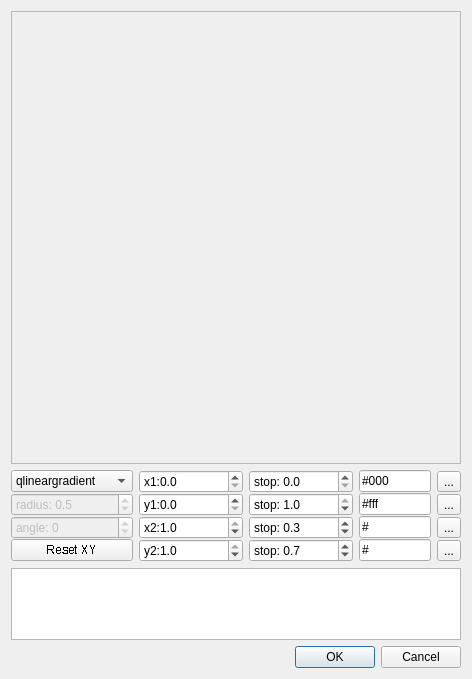
<?xml version="1.0" encoding="UTF-8"?>
<ui version="4.0">
 <class>GradientDialog</class>
 <widget class="QDialog" name="GradientDialog">
  <property name="geometry">
   <rect>
    <x>0</x>
    <y>0</y>
    <width>468</width>
    <height>679</height>
   </rect>
  </property>
  <property name="windowTitle">
   <string>Gradient Dialog</string>
  </property>
  <layout class="QVBoxLayout" name="verticalLayout">
   <item>
    <widget class="QFrame" name="frame">
     <property name="sizePolicy">
      <sizepolicy hsizetype="Expanding" vsizetype="Expanding">
       <horstretch>0</horstretch>
       <verstretch>0</verstretch>
      </sizepolicy>
     </property>
     <property name="minimumSize">
      <size>
       <width>450</width>
       <height>50</height>
      </size>
     </property>
     <property name="frameShape">
      <enum>QFrame::StyledPanel</enum>
     </property>
     <property name="frameShadow">
      <enum>QFrame::Raised</enum>
     </property>
    </widget>
   </item>
   <item>
    <layout class="QGridLayout" name="gridLayout">
     <property name="verticalSpacing">
      <number>0</number>
     </property>
     <item row="0" column="0">
      <widget class="QComboBox" name="comboGrad">
       <property name="currentText">
        <string notr="true">qlineargradient</string>
       </property>
       <item>
        <property name="text">
         <string notr="true">qlineargradient</string>
        </property>
       </item>
       <item>
        <property name="text">
         <string notr="true">qradialgradient</string>
        </property>
       </item>
       <item>
        <property name="text">
         <string notr="true">qconicalgradient</string>
        </property>
       </item>
      </widget>
     </item>
     <item row="0" column="1">
      <widget class="QDoubleSpinBox" name="dSpinX1">
       <property name="specialValueText">
        <string notr="true"/>
       </property>
       <property name="prefix">
        <string notr="true">x1:</string>
       </property>
       <property name="decimals">
        <number>1</number>
       </property>
       <property name="minimum">
        <double>0.000000000000000</double>
       </property>
       <property name="maximum">
        <double>1.000000000000000</double>
       </property>
       <property name="singleStep">
        <double>0.100000000000000</double>
       </property>
      </widget>
     </item>
     <item row="0" column="2">
      <widget class="QDoubleSpinBox" name="dSpinStop0">
       <property name="specialValueText">
        <string notr="true"/>
       </property>
       <property name="prefix">
        <string notr="true">stop: </string>
       </property>
       <property name="decimals">
        <number>1</number>
       </property>
       <property name="minimum">
        <double>0.000000000000000</double>
       </property>
       <property name="maximum">
        <double>1.000000000000000</double>
       </property>
       <property name="singleStep">
        <double>0.100000000000000</double>
       </property>
      </widget>
     </item>
     <item row="0" column="3">
      <widget class="QLineEdit" name="colorEdit0">
       <property name="maximumSize">
        <size>
         <width>72</width>
         <height>16777215</height>
        </size>
       </property>
       <property name="inputMask">
        <string notr="true">\#HHHHHH</string>
       </property>
       <property name="text">
        <string notr="true">#000</string>
       </property>
       <property name="placeholderText">
        <string notr="true"/>
       </property>
      </widget>
     </item>
     <item row="0" column="4">
      <widget class="QToolButton" name="btnColor0">
       <property name="maximumSize">
        <size>
         <width>16777215</width>
         <height>16777215</height>
        </size>
       </property>
       <property name="text">
        <string notr="true">...</string>
       </property>
      </widget>
     </item>
     <item row="1" column="0">
      <widget class="QDoubleSpinBox" name="radiusSpinBox">
       <property name="enabled">
        <bool>false</bool>
       </property>
       <property name="prefix">
        <string notr="true">radius: </string>
       </property>
       <property name="decimals">
        <number>1</number>
       </property>
       <property name="minimum">
        <double>0.100000000000000</double>
       </property>
       <property name="maximum">
        <double>2.000000000000000</double>
       </property>
       <property name="singleStep">
        <double>0.100000000000000</double>
       </property>
       <property name="value">
        <double>0.500000000000000</double>
       </property>
      </widget>
     </item>
     <item row="1" column="1">
      <widget class="QDoubleSpinBox" name="dSpinY1">
       <property name="specialValueText">
        <string notr="true"/>
       </property>
       <property name="prefix">
        <string notr="true">y1:</string>
       </property>
       <property name="decimals">
        <number>1</number>
       </property>
       <property name="minimum">
        <double>0.000000000000000</double>
       </property>
       <property name="maximum">
        <double>1.000000000000000</double>
       </property>
       <property name="singleStep">
        <double>0.100000000000000</double>
       </property>
      </widget>
     </item>
     <item row="1" column="2">
      <widget class="QDoubleSpinBox" name="dSpinStop1">
       <property name="specialValueText">
        <string notr="true"/>
       </property>
       <property name="prefix">
        <string notr="true">stop: </string>
       </property>
       <property name="decimals">
        <number>1</number>
       </property>
       <property name="minimum">
        <double>0.000000000000000</double>
       </property>
       <property name="maximum">
        <double>1.000000000000000</double>
       </property>
       <property name="singleStep">
        <double>0.100000000000000</double>
       </property>
       <property name="value">
        <double>1.000000000000000</double>
       </property>
      </widget>
     </item>
     <item row="1" column="3">
      <widget class="QLineEdit" name="colorEdit1">
       <property name="maximumSize">
        <size>
         <width>72</width>
         <height>16777215</height>
        </size>
       </property>
       <property name="inputMask">
        <string notr="true">\#HHHHHH</string>
       </property>
       <property name="text">
        <string notr="true">#fff</string>
       </property>
       <property name="placeholderText">
        <string notr="true"/>
       </property>
      </widget>
     </item>
     <item row="1" column="4">
      <widget class="QToolButton" name="btnColor1">
       <property name="maximumSize">
        <size>
         <width>16777215</width>
         <height>16777215</height>
        </size>
       </property>
       <property name="text">
        <string notr="true">...</string>
       </property>
      </widget>
     </item>
     <item row="2" column="0">
      <widget class="QSpinBox" name="angleSpinBox">
       <property name="enabled">
        <bool>false</bool>
       </property>
       <property name="wrapping">
        <bool>true</bool>
       </property>
       <property name="suffix">
        <string/>
       </property>
       <property name="prefix">
        <string notr="true">angle: </string>
       </property>
       <property name="maximum">
        <number>359</number>
       </property>
      </widget>
     </item>
     <item row="2" column="1">
      <widget class="QDoubleSpinBox" name="dSpinX2">
       <property name="specialValueText">
        <string notr="true"/>
       </property>
       <property name="prefix">
        <string notr="true">x2:</string>
       </property>
       <property name="decimals">
        <number>1</number>
       </property>
       <property name="minimum">
        <double>0.000000000000000</double>
       </property>
       <property name="maximum">
        <double>1.000000000000000</double>
       </property>
       <property name="singleStep">
        <double>0.100000000000000</double>
       </property>
       <property name="value">
        <double>1.000000000000000</double>
       </property>
      </widget>
     </item>
     <item row="2" column="2">
      <widget class="QDoubleSpinBox" name="dSpinStop2">
       <property name="specialValueText">
        <string notr="true"/>
       </property>
       <property name="prefix">
        <string notr="true">stop: </string>
       </property>
       <property name="decimals">
        <number>1</number>
       </property>
       <property name="minimum">
        <double>0.000000000000000</double>
       </property>
       <property name="maximum">
        <double>1.000000000000000</double>
       </property>
       <property name="singleStep">
        <double>0.100000000000000</double>
       </property>
       <property name="value">
        <double>0.300000000000000</double>
       </property>
      </widget>
     </item>
     <item row="2" column="3">
      <widget class="QLineEdit" name="colorEdit2">
       <property name="maximumSize">
        <size>
         <width>72</width>
         <height>16777215</height>
        </size>
       </property>
       <property name="inputMask">
        <string notr="true">\#HHHHHH</string>
       </property>
       <property name="text">
        <string notr="true">#</string>
       </property>
       <property name="placeholderText">
        <string notr="true"/>
       </property>
      </widget>
     </item>
     <item row="2" column="4">
      <widget class="QToolButton" name="btnColor2">
       <property name="maximumSize">
        <size>
         <width>16777215</width>
         <height>16777215</height>
        </size>
       </property>
       <property name="text">
        <string notr="true">...</string>
       </property>
      </widget>
     </item>
     <item row="3" column="0">
      <widget class="QPushButton" name="btnReset">
       <property name="font">
        <font>
         <stylestrategy>NoAntialias</stylestrategy>
         <kerning>true</kerning>
        </font>
       </property>
       <property name="text">
        <string>Reset XY</string>
       </property>
      </widget>
     </item>
     <item row="3" column="1">
      <widget class="QDoubleSpinBox" name="dSpinY2">
       <property name="specialValueText">
        <string notr="true"/>
       </property>
       <property name="prefix">
        <string notr="true">y2:</string>
       </property>
       <property name="decimals">
        <number>1</number>
       </property>
       <property name="minimum">
        <double>0.000000000000000</double>
       </property>
       <property name="maximum">
        <double>1.000000000000000</double>
       </property>
       <property name="singleStep">
        <double>0.100000000000000</double>
       </property>
       <property name="value">
        <double>1.000000000000000</double>
       </property>
      </widget>
     </item>
     <item row="3" column="2">
      <widget class="QDoubleSpinBox" name="dSpinStop3">
       <property name="specialValueText">
        <string notr="true"/>
       </property>
       <property name="prefix">
        <string notr="true">stop: </string>
       </property>
       <property name="decimals">
        <number>1</number>
       </property>
       <property name="minimum">
        <double>0.000000000000000</double>
       </property>
       <property name="maximum">
        <double>1.000000000000000</double>
       </property>
       <property name="singleStep">
        <double>0.100000000000000</double>
       </property>
       <property name="value">
        <double>0.700000000000000</double>
       </property>
      </widget>
     </item>
     <item row="3" column="3">
      <widget class="QLineEdit" name="colorEdit3">
       <property name="maximumSize">
        <size>
         <width>72</width>
         <height>16777215</height>
        </size>
       </property>
       <property name="inputMask">
        <string notr="true">\#HHHHHH</string>
       </property>
       <property name="text">
        <string notr="true">#</string>
       </property>
       <property name="placeholderText">
        <string notr="true"/>
       </property>
      </widget>
     </item>
     <item row="3" column="4">
      <widget class="QToolButton" name="btnColor3">
       <property name="maximumSize">
        <size>
         <width>16777215</width>
         <height>16777215</height>
        </size>
       </property>
       <property name="text">
        <string notr="true">...</string>
       </property>
      </widget>
     </item>
    </layout>
   </item>
   <item>
    <widget class="QPlainTextEdit" name="gradientTextEdit">
     <property name="maximumSize">
      <size>
       <width>16777215</width>
       <height>72</height>
      </size>
     </property>
     <property name="font">
      <font>
       <family>Courier New</family>
      </font>
     </property>
    </widget>
   </item>
   <item>
    <widget class="QDialogButtonBox" name="buttonBox">
     <property name="standardButtons">
      <set>QDialogButtonBox::Cancel|QDialogButtonBox::Ok</set>
     </property>
    </widget>
   </item>
  </layout>
 </widget>
 <tabstops>
  <tabstop>comboGrad</tabstop>
  <tabstop>dSpinX1</tabstop>
  <tabstop>dSpinY1</tabstop>
  <tabstop>dSpinX2</tabstop>
  <tabstop>dSpinY2</tabstop>
  <tabstop>dSpinStop0</tabstop>
  <tabstop>dSpinStop1</tabstop>
  <tabstop>dSpinStop2</tabstop>
  <tabstop>dSpinStop3</tabstop>
  <tabstop>colorEdit0</tabstop>
  <tabstop>btnColor0</tabstop>
  <tabstop>colorEdit1</tabstop>
  <tabstop>btnColor1</tabstop>
  <tabstop>colorEdit2</tabstop>
  <tabstop>btnColor2</tabstop>
  <tabstop>colorEdit3</tabstop>
  <tabstop>btnColor3</tabstop>
  <tabstop>radiusSpinBox</tabstop>
  <tabstop>angleSpinBox</tabstop>
  <tabstop>btnReset</tabstop>
  <tabstop>gradientTextEdit</tabstop>
  <tabstop>buttonBox</tabstop>
 </tabstops>
 <resources/>
 <connections>
  <connection>
   <sender>comboGrad</sender>
   <signal>currentIndexChanged(int)</signal>
   <receiver>GradientDialog</receiver>
   <slot>changeGradType(int)</slot>
   <hints>
    <hint type="sourcelabel">
     <x>58</x>
     <y>488</y>
    </hint>
    <hint type="destinationlabel">
     <x>39</x>
     <y>65</y>
    </hint>
   </hints>
  </connection>
  <connection>
   <sender>radiusSpinBox</sender>
   <signal>valueChanged(double)</signal>
   <receiver>GradientDialog</receiver>
   <slot>createOutputCode()</slot>
   <hints>
    <hint type="sourcelabel">
     <x>99</x>
     <y>517</y>
    </hint>
    <hint type="destinationlabel">
     <x>66</x>
     <y>255</y>
    </hint>
   </hints>
  </connection>
  <connection>
   <sender>angleSpinBox</sender>
   <signal>valueChanged(int)</signal>
   <receiver>GradientDialog</receiver>
   <slot>createOutputCode()</slot>
   <hints>
    <hint type="sourcelabel">
     <x>129</x>
     <y>537</y>
    </hint>
    <hint type="destinationlabel">
     <x>121</x>
     <y>345</y>
    </hint>
   </hints>
  </connection>
  <connection>
   <sender>dSpinX1</sender>
   <signal>valueChanged(double)</signal>
   <receiver>GradientDialog</receiver>
   <slot>createOutputCode()</slot>
   <hints>
    <hint type="sourcelabel">
     <x>238</x>
     <y>494</y>
    </hint>
    <hint type="destinationlabel">
     <x>102</x>
     <y>255</y>
    </hint>
   </hints>
  </connection>
  <connection>
   <sender>dSpinY1</sender>
   <signal>valueChanged(double)</signal>
   <receiver>GradientDialog</receiver>
   <slot>createOutputCode()</slot>
   <hints>
    <hint type="sourcelabel">
     <x>238</x>
     <y>517</y>
    </hint>
    <hint type="destinationlabel">
     <x>180</x>
     <y>256</y>
    </hint>
   </hints>
  </connection>
  <connection>
   <sender>dSpinX2</sender>
   <signal>valueChanged(double)</signal>
   <receiver>GradientDialog</receiver>
   <slot>createOutputCode()</slot>
   <hints>
    <hint type="sourcelabel">
     <x>238</x>
     <y>540</y>
    </hint>
    <hint type="destinationlabel">
     <x>219</x>
     <y>361</y>
    </hint>
   </hints>
  </connection>
  <connection>
   <sender>dSpinY2</sender>
   <signal>valueChanged(double)</signal>
   <receiver>GradientDialog</receiver>
   <slot>createOutputCode()</slot>
   <hints>
    <hint type="sourcelabel">
     <x>210</x>
     <y>554</y>
    </hint>
    <hint type="destinationlabel">
     <x>214</x>
     <y>391</y>
    </hint>
   </hints>
  </connection>
  <connection>
   <sender>dSpinStop0</sender>
   <signal>valueChanged(double)</signal>
   <receiver>GradientDialog</receiver>
   <slot>createOutputCode()</slot>
   <hints>
    <hint type="sourcelabel">
     <x>345</x>
     <y>489</y>
    </hint>
    <hint type="destinationlabel">
     <x>281</x>
     <y>257</y>
    </hint>
   </hints>
  </connection>
  <connection>
   <sender>dSpinStop1</sender>
   <signal>valueChanged(double)</signal>
   <receiver>GradientDialog</receiver>
   <slot>createOutputCode()</slot>
   <hints>
    <hint type="sourcelabel">
     <x>345</x>
     <y>513</y>
    </hint>
    <hint type="destinationlabel">
     <x>314</x>
     <y>292</y>
    </hint>
   </hints>
  </connection>
  <connection>
   <sender>dSpinStop2</sender>
   <signal>valueChanged(double)</signal>
   <receiver>GradientDialog</receiver>
   <slot>createOutputCode()</slot>
   <hints>
    <hint type="sourcelabel">
     <x>345</x>
     <y>537</y>
    </hint>
    <hint type="destinationlabel">
     <x>330</x>
     <y>325</y>
    </hint>
   </hints>
  </connection>
  <connection>
   <sender>dSpinStop3</sender>
   <signal>valueChanged(double)</signal>
   <receiver>GradientDialog</receiver>
   <slot>createOutputCode()</slot>
   <hints>
    <hint type="sourcelabel">
     <x>345</x>
     <y>561</y>
    </hint>
    <hint type="destinationlabel">
     <x>250</x>
     <y>374</y>
    </hint>
   </hints>
  </connection>
  <connection>
   <sender>colorEdit0</sender>
   <signal>textChanged(QString)</signal>
   <receiver>GradientDialog</receiver>
   <slot>createOutputCode()</slot>
   <hints>
    <hint type="sourcelabel">
     <x>423</x>
     <y>488</y>
    </hint>
    <hint type="destinationlabel">
     <x>319</x>
     <y>255</y>
    </hint>
   </hints>
  </connection>
  <connection>
   <sender>colorEdit1</sender>
   <signal>textChanged(QString)</signal>
   <receiver>GradientDialog</receiver>
   <slot>createOutputCode()</slot>
   <hints>
    <hint type="sourcelabel">
     <x>423</x>
     <y>512</y>
    </hint>
    <hint type="destinationlabel">
     <x>435</x>
     <y>308</y>
    </hint>
   </hints>
  </connection>
  <connection>
   <sender>colorEdit2</sender>
   <signal>textChanged(QString)</signal>
   <receiver>GradientDialog</receiver>
   <slot>createOutputCode()</slot>
   <hints>
    <hint type="sourcelabel">
     <x>414</x>
     <y>518</y>
    </hint>
    <hint type="destinationlabel">
     <x>435</x>
     <y>344</y>
    </hint>
   </hints>
  </connection>
  <connection>
   <sender>colorEdit3</sender>
   <signal>textChanged(QString)</signal>
   <receiver>GradientDialog</receiver>
   <slot>createOutputCode()</slot>
   <hints>
    <hint type="sourcelabel">
     <x>397</x>
     <y>554</y>
    </hint>
    <hint type="destinationlabel">
     <x>407</x>
     <y>391</y>
    </hint>
   </hints>
  </connection>
  <connection>
   <sender>btnColor0</sender>
   <signal>clicked()</signal>
   <receiver>GradientDialog</receiver>
   <slot>setColor0()</slot>
   <hints>
    <hint type="sourcelabel">
     <x>457</x>
     <y>488</y>
    </hint>
    <hint type="destinationlabel">
     <x>467</x>
     <y>262</y>
    </hint>
   </hints>
  </connection>
  <connection>
   <sender>btnColor1</sender>
   <signal>clicked()</signal>
   <receiver>GradientDialog</receiver>
   <slot>setColor1()</slot>
   <hints>
    <hint type="sourcelabel">
     <x>457</x>
     <y>512</y>
    </hint>
    <hint type="destinationlabel">
     <x>467</x>
     <y>291</y>
    </hint>
   </hints>
  </connection>
  <connection>
   <sender>btnColor2</sender>
   <signal>clicked()</signal>
   <receiver>GradientDialog</receiver>
   <slot>setColor2()</slot>
   <hints>
    <hint type="sourcelabel">
     <x>435</x>
     <y>519</y>
    </hint>
    <hint type="destinationlabel">
     <x>467</x>
     <y>360</y>
    </hint>
   </hints>
  </connection>
  <connection>
   <sender>btnColor3</sender>
   <signal>clicked()</signal>
   <receiver>GradientDialog</receiver>
   <slot>setColor3()</slot>
   <hints>
    <hint type="sourcelabel">
     <x>439</x>
     <y>547</y>
    </hint>
    <hint type="destinationlabel">
     <x>467</x>
     <y>394</y>
    </hint>
   </hints>
  </connection>
  <connection>
   <sender>colorEdit0</sender>
   <signal>textChanged(QString)</signal>
   <receiver>GradientDialog</receiver>
   <slot>setColorBtn0()</slot>
   <hints>
    <hint type="sourcelabel">
     <x>423</x>
     <y>488</y>
    </hint>
    <hint type="destinationlabel">
     <x>377</x>
     <y>433</y>
    </hint>
   </hints>
  </connection>
  <connection>
   <sender>colorEdit1</sender>
   <signal>textChanged(QString)</signal>
   <receiver>GradientDialog</receiver>
   <slot>setColorBtn1()</slot>
   <hints>
    <hint type="sourcelabel">
     <x>423</x>
     <y>512</y>
    </hint>
    <hint type="destinationlabel">
     <x>365</x>
     <y>472</y>
    </hint>
   </hints>
  </connection>
  <connection>
   <sender>colorEdit2</sender>
   <signal>textChanged(QString)</signal>
   <receiver>GradientDialog</receiver>
   <slot>setColorBtn2()</slot>
   <hints>
    <hint type="sourcelabel">
     <x>392</x>
     <y>524</y>
    </hint>
    <hint type="destinationlabel">
     <x>392</x>
     <y>534</y>
    </hint>
   </hints>
  </connection>
  <connection>
   <sender>colorEdit3</sender>
   <signal>textChanged(QString)</signal>
   <receiver>GradientDialog</receiver>
   <slot>setColorBtn3()</slot>
   <hints>
    <hint type="sourcelabel">
     <x>367</x>
     <y>546</y>
    </hint>
    <hint type="destinationlabel">
     <x>464</x>
     <y>566</y>
    </hint>
   </hints>
  </connection>
  <connection>
   <sender>buttonBox</sender>
   <signal>accepted()</signal>
   <receiver>GradientDialog</receiver>
   <slot>setOut()</slot>
   <hints>
    <hint type="sourcelabel">
     <x>313</x>
     <y>654</y>
    </hint>
    <hint type="destinationlabel">
     <x>291</x>
     <y>677</y>
    </hint>
   </hints>
  </connection>
  <connection>
   <sender>buttonBox</sender>
   <signal>rejected()</signal>
   <receiver>GradientDialog</receiver>
   <slot>reject()</slot>
   <hints>
    <hint type="sourcelabel">
     <x>442</x>
     <y>662</y>
    </hint>
    <hint type="destinationlabel">
     <x>452</x>
     <y>675</y>
    </hint>
   </hints>
  </connection>
  <connection>
   <sender>btnReset</sender>
   <signal>clicked()</signal>
   <receiver>GradientDialog</receiver>
   <slot>ResetXY()</slot>
   <hints>
    <hint type="sourcelabel">
     <x>29</x>
     <y>554</y>
    </hint>
    <hint type="destinationlabel">
     <x>2</x>
     <y>554</y>
    </hint>
   </hints>
  </connection>
  <connection>
   <sender>buttonBox</sender>
   <signal>accepted()</signal>
   <receiver>GradientDialog</receiver>
   <slot>accept()</slot>
   <hints>
    <hint type="sourcelabel">
     <x>233</x>
     <y>658</y>
    </hint>
    <hint type="destinationlabel">
     <x>233</x>
     <y>339</y>
    </hint>
   </hints>
  </connection>
 </connections>
 <slots>
  <slot>createOutputCode()</slot>
  <slot>changeGradType(int)</slot>
  <slot>setColor0()</slot>
  <slot>setColor1()</slot>
  <slot>setColor2()</slot>
  <slot>setColor3()</slot>
  <slot>setColorBtn0()</slot>
  <slot>setColorBtn1()</slot>
  <slot>setColorBtn2()</slot>
  <slot>setColorBtn3()</slot>
  <slot>setOut()</slot>
  <slot>ResetXY()</slot>
 </slots>
</ui>
